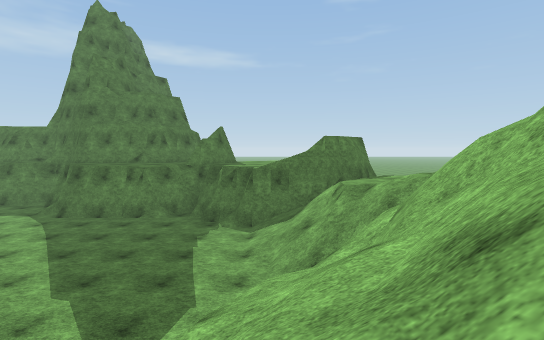
[1] (above)

19 first-person views from a walk through a Unity game level. The camera is 1.4 m above the floor, tilts 4° down and sees 85° across. The floor is counted in squares, 2.18 m on a side. Each view is taken from the middle of a square. On the plan, view 1 faces up. The plan holds only what a view shows up to about 9 squares ahead; the rest is blank. The place goes on beyond the plan. The player character is not drawn. Surface patterns are stand-ins for the level's own textures.

[2]
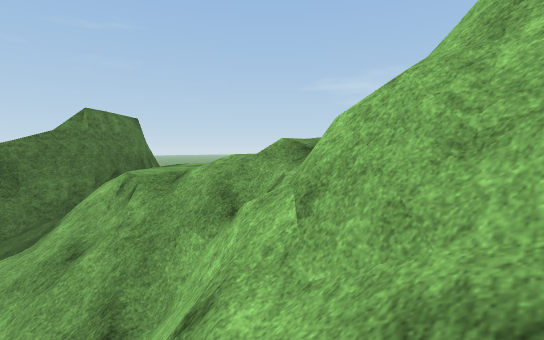

[3]
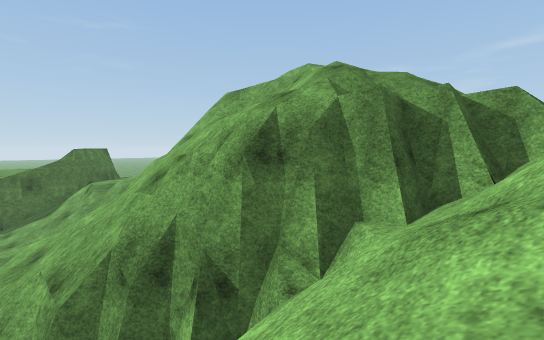

[4]
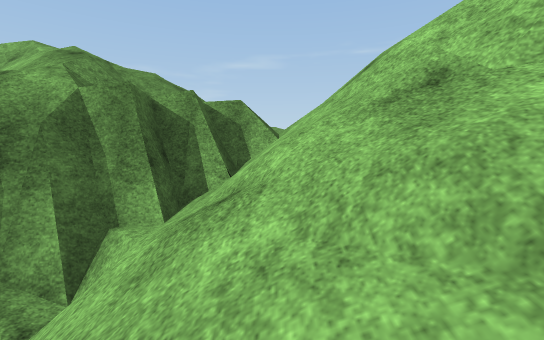

[5]
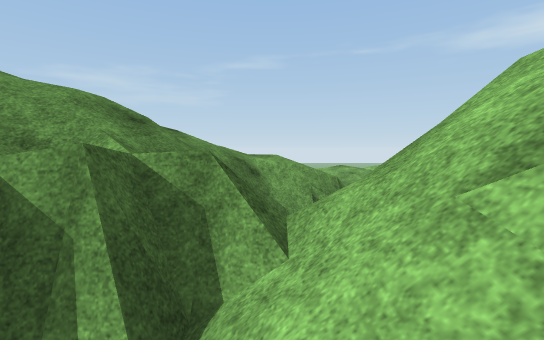

[6]
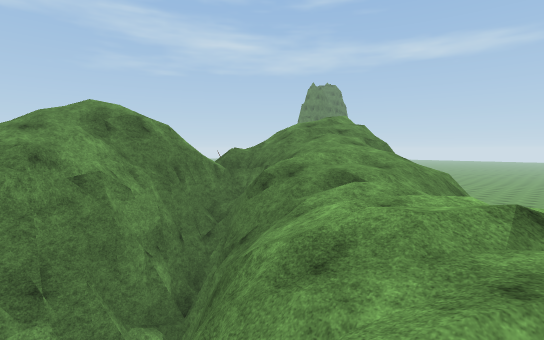

[7]
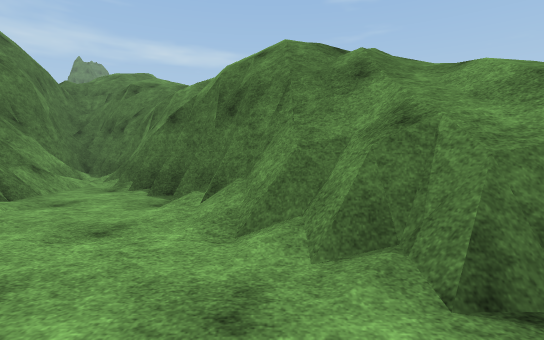

[8]
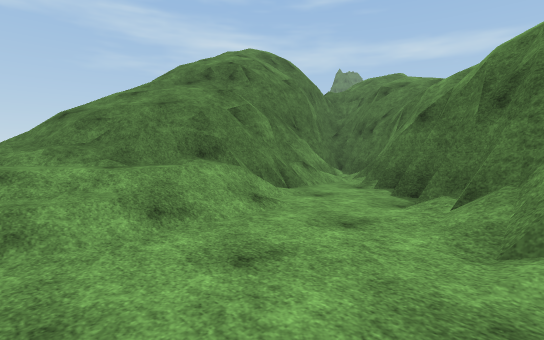

[9]
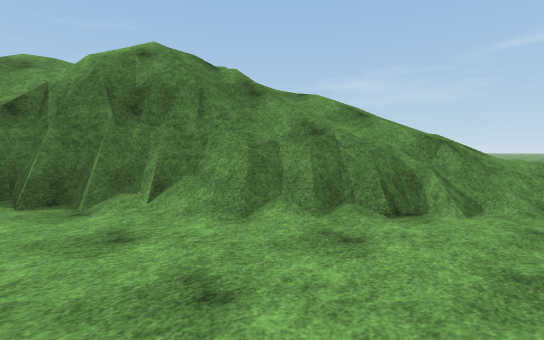

[10]
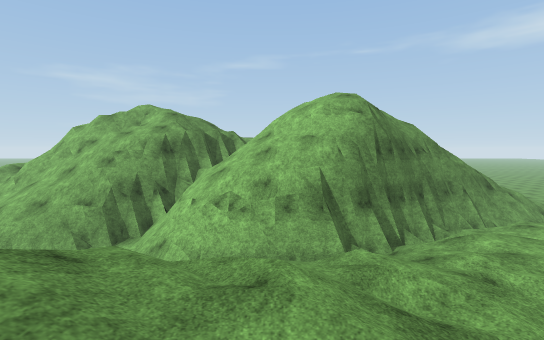

[11]
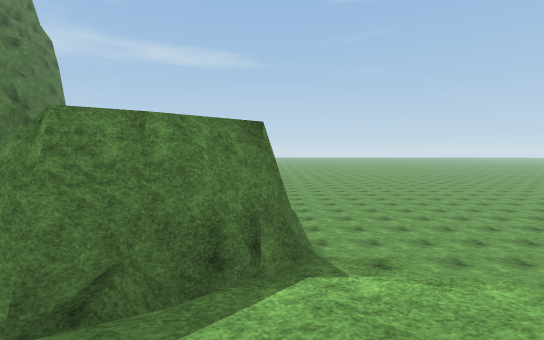

[12]
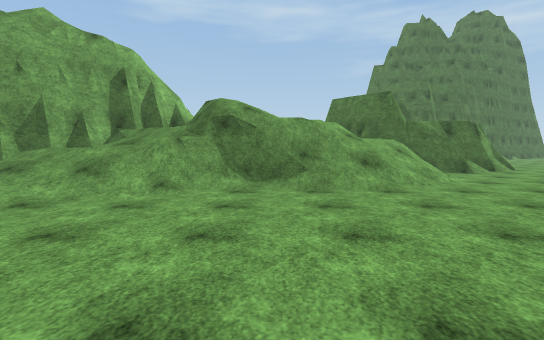

[13]
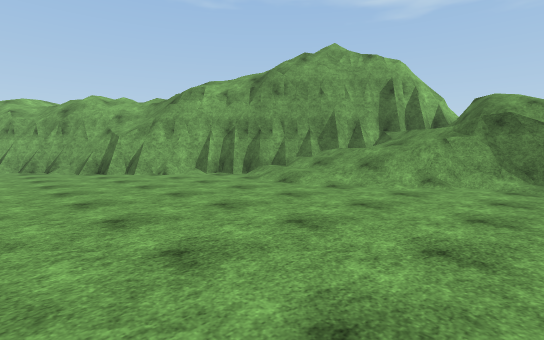

[14]
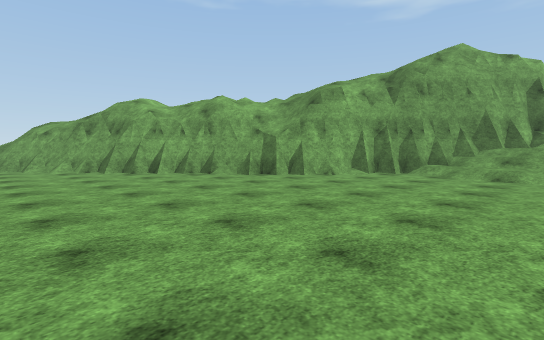

[15]
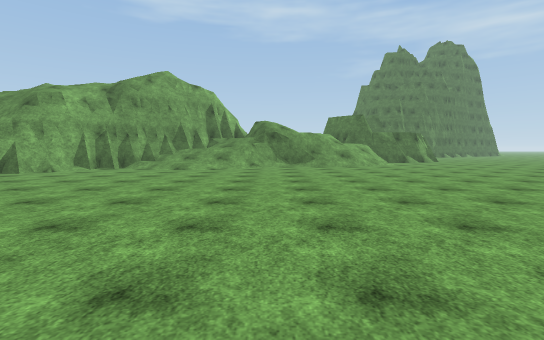

[16]
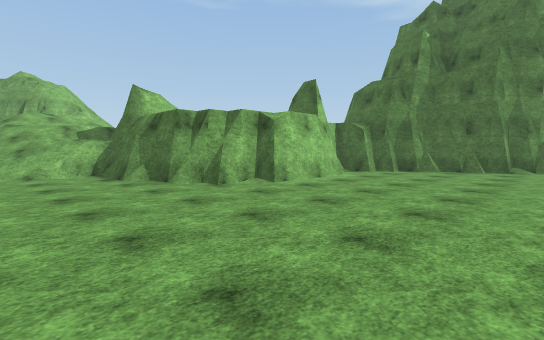

[17]
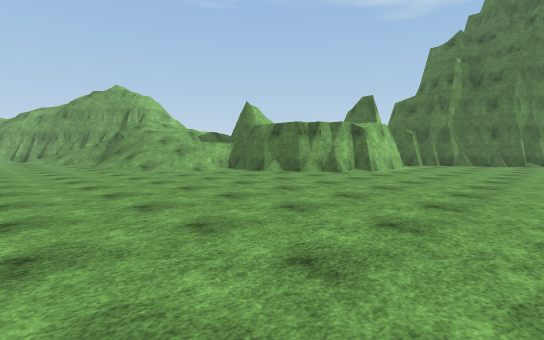

[18]
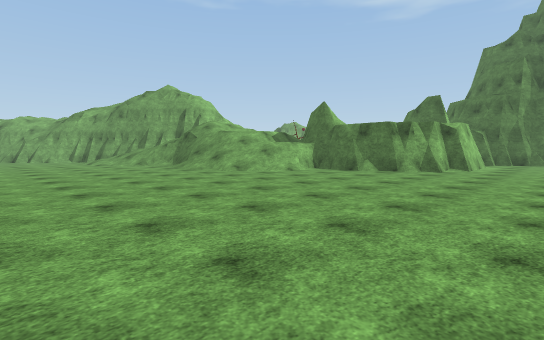

[19]
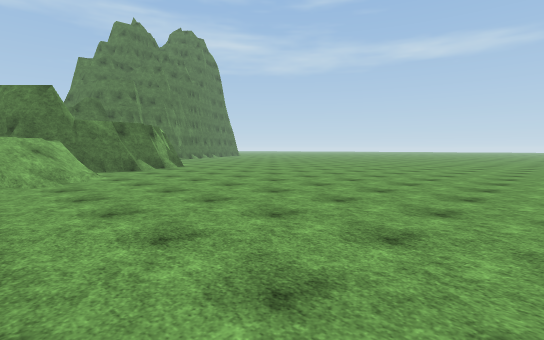

### Floor plan
Key: @ floor where view 1 was taken; # wall or solid block; . floor; / step, stairs or slope; = window, fence, low wall or low ledge; v drop or lower ground.
Columns run from 8 left of view 1 to 18 right of it. Each row starts with its distance up from view 1.
 18    #..................
 17    ##.................
 16     #.................
 15     ##................
 14      ##.##............
 13       #  ###..........
 12            #..........
 11            ##.........
 10           ###/........
  9 ..######  ##///........
  8 .......####/////........
  7  .......////////.........
  6   ....../=// ///..........
  5    .....//////=/...........
  4     ..../==v=////.........
  3      ..///###////........
  2        =//# v#///........
  1        =//=//v#//........
  0        =@/////v#/........
 -1        ##v////=###.......
 -2       .=##/=/////##=.....
 -3    =  #=/=##=//////#.....
 -4  ///  #////=#=/////##....
 -5 ///// #/==//vv=/////##...
 -6  //// #==/ vvvv//// /##..
 -7   ////##/////vv////  v#..
 -8    ////#v=///v##=//   #=
 -9     ///##v///v#.##///  =
-10      ///#==/=/#..##//
-11       //## ///#/./#///
-12         /#=/////..==//
-13            //=//...==//
-14             ////.....//

Positions as (right, up) in squares from view 1, and headings:
1: (0, 0), facing up
2: (0, 2), facing up-right
3: (-1, -4), facing up-right
4: (-1, -4), facing right
5: (1, -4), facing right
6: (10, -9), facing up-left
7: (10, -14), facing up
8: (10, -14), facing up-left
9: (8, -14), facing up-right
10: (-8, -5), facing right
11: (3, 6), facing up
12: (12, 6), facing left
13: (13, 6), facing down-left
14: (16, 3), facing down-left
15: (18, 5), facing left
16: (6, 18), facing down-left
17: (10, 18), facing down-left
18: (12, 16), facing down-left
19: (13, 8), facing up-left
